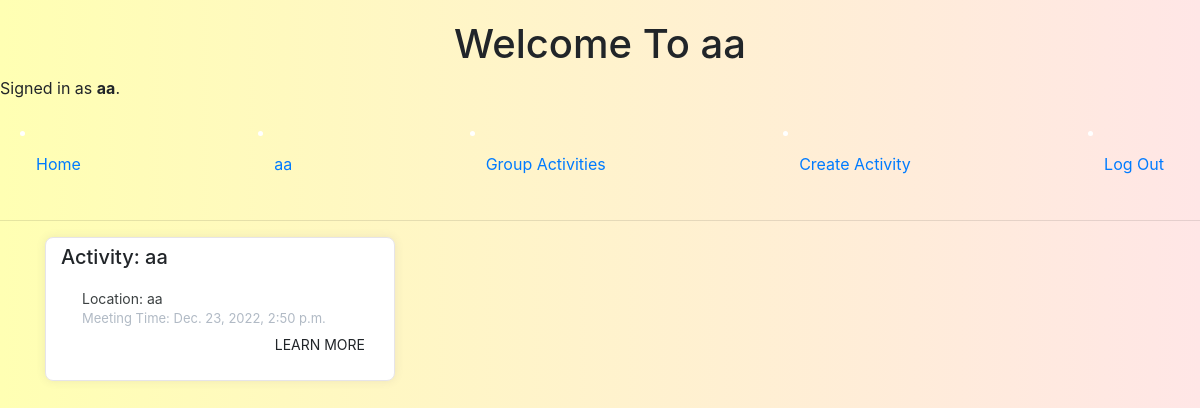
Page /groupActivities/15 (signed in) on the committed database.
### GroupPlanner/models.py (models this page shows, shortened)
class Group(models.Model):
    groupName = models.CharField(max_length=50)
    timestamp = models.DateTimeField(auto_now_add = True)
    groupAdmin = models.CharField(max_length=50,blank=True, null=True)
    members = models.ManyToManyField(User, blank=True)
    category = models.CharField(max_length=15)

class User(AbstractUser):
    pass

class GroupActivities(models.Model):
    title = models.CharField(max_length=100)
    timestamp = models.DateTimeField(auto_now_add = True)
    meeting_time = models.DateTimeField(blank=True)
    location = models.CharField(max_length=100, blank=True)
    activity_creator = models.CharField(max_length=50,blank=True, null=True)
    instructions = models.TextField()
    groupName = models.CharField(max_length=50, blank=True)

### GroupPlanner/views.py (the view)
# urls.py: path("groupActivities/<int:groupId>", views.groupActivities, name="groupActivities"),
@login_required
def groupActivities(request, groupId):
    try:
        group = Group.objects.get(pk=groupId)
        activities = GroupActivities.objects.filter(groupName=group.groupName)
    except Group.DoesNotExist:
        return HttpResponse(status=404)
    return render(request, "GroupPlanner/groupActivities.html",{
        "group": group,
        "activities": activities
    })

### GroupPlanner/templates/GroupPlanner/groupActivities.html
{% extends "GroupPlanner/layout.html" %}
{% load static %}
{% block script %}
<link href="{% static 'GroupPlanner/activities.css' %}" rel="stylesheet">
{% endblock %}
{%block header%}<h1 style="text-align: center;">Welcome To {{group.groupName}}</h1>{%endblock%}
{%block nav%}
<li class="nav-item">
    <a class="nav-link" href="{% url 'showGroup' group.id %}">{{group.groupName}}</a>
</li>
<li class="nav-item">
    <a class="nav-link" href="{% url 'groupActivities' group.id %}">Group Activities</a>
</li>
<li class="nav-item">
    <a class="nav-link" href="{% url 'createActivity' group.id %}">Create Activity</a>
</li>
<li class="nav-item">
    <a class="nav-link" href="{% url 'logout' %}">Log Out</a>
</li>
{%endblock%}
{% block body %}
{%if activities%}
<div class="container">
    <div class="row">
        {% for activity in activities%}
        <div class="col-lg-4">
            <div class="card card-margin">
                <div class="card-header no-border">
                    <h5 class="card-title">Activity: {{activity.title}}</h5>
                </div>
                <div class="card-body pt-0">
                    <div class="widget-49">
                        <div class="widget-49-title-wrapper">
                            <div class="widget-49-meeting-info">
                                <span class="widget-49-pro-title">Location: {{activity.location}}</span>
                                <span class="widget-49-meeting-time">Meeting Time: {{activity.meeting_time}}</span>
                            </div>
                        </div>
                        <div class="widget-49-meeting-action">
                            <a href="{% url 'viewActivity' group.id activity.id%}"
                                class="btn btn-sm btn-flash-border-primary">Learn more</a>
                        </div>
                    </div>
                </div>
            </div>
        </div>
        {%endfor%}
    </div>
</div>
{%else%}
<h3>No Activities</h3>
{%endif%}
{% endblock %}

### GroupPlanner/templates/GroupPlanner/layout.html (shortened to what this page needs)
{% load static %}
<!DOCTYPE html>
<html lang="en">
    <head>
        <link rel="stylesheet" href="https://stackpath.bootstrapcdn.com/bootstrap/4.4.1/css/bootstrap.min.css">
        <link href="{% static 'GroupPlanner/styles.css' %}" rel="stylesheet">
        {% block script %}{% endblock %}
    </head>
    <body>
        {%block header%}{%endblock%}
        <div>
            {% if user.is_authenticated %}
                Signed in as <strong>{{ user.username }}</strong>.
            {% else %}
                Not signed in.
            {% endif %}
        </div>
        <nav class="navbar">
            {% if user.is_authenticated %}
            <li class="nav-item">
                <a class="nav-link" href="{% url 'index' %}">Home</a>
            </li>
            {%block nav%}{%endblock%}
            {% endif %}
        </nav>
        <hr>
        {% block body %}
        {% endblock %}
    </body>
</html>

### GroupPlanner/static/GroupPlanner/styles.css (style rules this page uses)
body { background: #DFC2F2; background-image: linear-gradient(to right, #ffffb3, #ffe6e6); background-attachment: fixed; background-size: cover; position: flex; margin-top: 20px; }
.navbar { display: flex; align-items: center; justify-content: space-between; padding: 20px; color: #fff; }

### GroupPlanner/static/GroupPlanner/activities.css (style rules this page uses)
.card-margin { margin-bottom: 1.875rem; }
.card { border: 0; box-shadow: 0px 0px 10px 0px rgba(82, 63, 105, 0.1); -webkit-box-shadow: 0px 0px 10px 0px rgba(82, 63, 105, 0.1); -moz-box-shadow: 0px 0px 10px 0px rgba(82, 63, 105, 0.1); -ms-box-shadow: 0px 0px 10px 0px rgba(82, 63, 105, 0.1); }
.card { position: relative; display: flex; flex-direction: column; min-width: 0; word-wrap: break-word; background-color: #ffffff; background-clip: border-box; border: 1px solid #e6e4e9; border-radius: 8px; }
.card .card-header.no-border { border: 0; }
.card .card-header { background: none; padding: 0 0.9375rem; font-weight: 500; display: flex; align-items: center; min-height: 50px; }
.card-header:first-child { border-radius: calc(8px - 1px) calc(8px - 1px) 0 0; }
.widget-49 .widget-49-title-wrapper { display: flex; align-items: center; }
.widget-49 .widget-49-title-wrapper .widget-49-meeting-info { display: flex; flex-direction: column; margin-left: 1rem; }
.widget-49 .widget-49-title-wrapper .widget-49-meeting-info .widget-49-pro-title { color: #3c4142; font-size: 14px; }
.widget-49 .widget-49-title-wrapper .widget-49-meeting-info .widget-49-meeting-time { color: #B1BAC5; font-size: 13px; }
.widget-49 .widget-49-meeting-action { text-align: right; }
.widget-49 .widget-49-meeting-action a { text-transform: uppercase; }

### rows in the picture
Group: groupName "aa"
User: username "aa"
GroupActivities: title "aa", location "aa", meeting_time "Dec. 23, 2022, 2:50 p.m."
